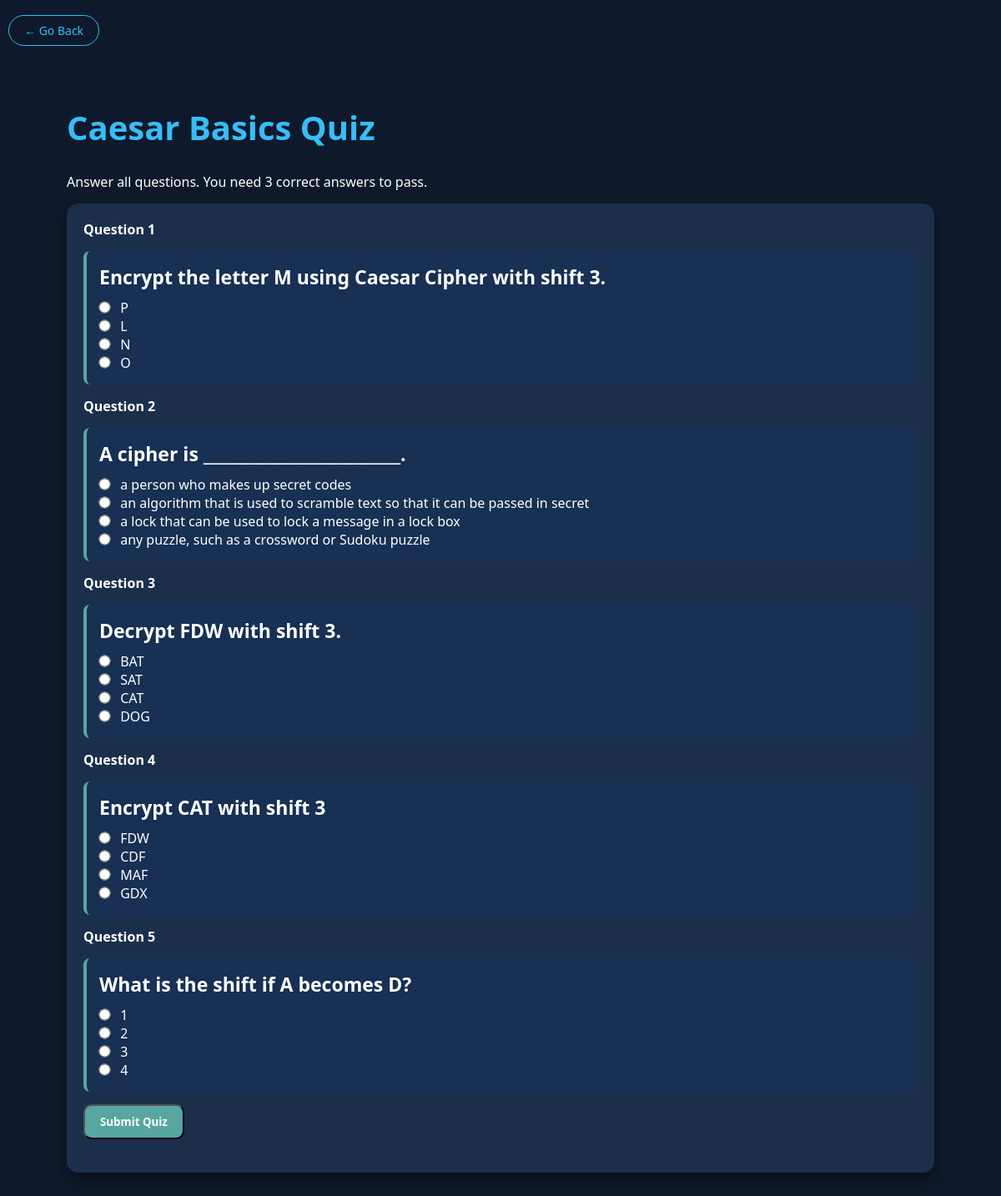
The app's page /quiz/1/ (signed in) with its own data.
### accounts/models.py (models this page shows, shortened)
class Quiz(models.Model):
    LEVEL_CHOICES = [
        ('beginner', 'Beginner'),
        ('intermediate', 'Intermediate'),
        ('advanced', 'Advanced'),
    ]
    lesson = models.ForeignKey(Lesson, on_delete=models.CASCADE)
    title = models.CharField(max_length=200)
    level = models.CharField(max_length=20, choices=LEVEL_CHOICES)
    created_at = models.DateTimeField(auto_now_add=True)

class Question(models.Model):
    quiz = models.ForeignKey(Quiz, on_delete=models.CASCADE)
    text = models.TextField()
    option1 = models.CharField(max_length=200)
    option2 = models.CharField(max_length=200)
    option3 = models.CharField(max_length=200)
    option4 = models.CharField(max_length=200)
    correct_answer = models.IntegerField()

### accounts/views.py (the view, shortened to what this page needs)
# urls.py: path("quiz/<int:quiz_id>/", views.take_quiz, name="take_quiz"),
@login_required
def take_quiz(request, quiz_id):
    quiz = get_object_or_404(Quiz, id=quiz_id)
    if request.method == "GET":
        all_questions = Question.objects.filter(quiz=quiz)
        questions = random.sample(list(all_questions), min(5, all_questions.count()))
        request.session['quiz_questions'] = [q.id for q in questions]
    else:
        question_ids = request.session.get('quiz_questions', [])
        questions = Question.objects.filter(id__in=question_ids)
    return render(request, "quiz/take_quiz.html", {
        "quiz": quiz,
        "questions": questions
    })

### accounts/templates/quiz/take_quiz.html (shortened to what this page needs)
{% load static %}
<!DOCTYPE html>
<html>
<head>
    <link rel="stylesheet" href="{% static 'css/styles.css' %}">
</head>
<body>
    <br>
<div class="back-wrapper">
    <button class="back-btn" onclick="history.back()">
    ← Go Back
</button>
</div>
<div class="container">
    <h1>{{ quiz.title }}</h1>
    <p>Answer all questions. You need 3 correct answers to pass.</p>
    <div class="card">
        <form method="post">
            {% for question in questions %}
             <h4>Question {{ forloop.counter }}</h4>
                <div class="box">
                    <h3>{{ question.text }}</h3>
                    <label>
                        <input type="radio" name="{{ question.id }}" value="1">
                        {{ question.option1 }}
                    </label><br>
                    <label>
                        <input type="radio" name="{{ question.id }}" value="2">
                        {{ question.option2 }}
                    </label><br>
                    <label>
                        <input type="radio" name="{{ question.id }}" value="3">
                        {{ question.option3 }}
                    </label><br>
                    <label>
                        <input type="radio" name="{{ question.id }}" value="4">
                        {{ question.option4 }}
                    </label>
                </div>
            {% endfor %}
            <div class="button-row">
                <button type="submit" class="btn">Submit Quiz</button>
            </div>
        </form>
    </div>
</div>
</body>
</html>

### static/css/styles.css (style rules this page uses)
* { margin: 0; padding: 0; box-sizing: border-box; font-family: 'Segoe UI', Tahoma, sans-serif; }
body { font-family:'Montserrat', sans-serif; background-color: #0e1a2b; margin: 0; padding: 0; color: white; }
.container { max-width: 1100px; margin: auto; padding: 30px; }
h1 { font-size: 40px; margin-bottom: 20px; color: #38bdf8; }
h3 { font-size:23px; margin-bottom: 8px; }
.card { background: #1c2f4a; border-radius: 14px; padding: 20px; margin-bottom: 20px; box-shadow: 0 10px 25px rgba(0,0,0,0.4); transition: 0.3s; }
.btn { display: inline-block; padding: 10px 18px; background: #57A6A1; color: white; border-radius: 10px; text-decoration: none; font-weight: 600; transition: 0.3s; }
.box { background: #173053; border-left: 4px solid #57A6A1; padding: 15px; border-radius: 8px; margin: 15px 0; color: white; }
p { margin-bottom: 12px; line-height: 1.7; }
h1 { margin-bottom: 25px; }
h3 { margin-bottom: 10px; }
.button-row { margin-bottom: 20px; }
input[type="radio"] { accent-color: #57A6A1; margin-right: 8px; transform: scale(1.1); }
.back-btn { background: transparent; color: #38bdf8; border: 1px solid #38bdf8; padding: 8px 18px; border-radius: 30px; cursor: pointer; font-size: 14px; transition: 0.3s ease; margin-bottom: 20px; text-decoration: none; }
.back-wrapper { margin-left: 10px; margin-bottom: 20px; }

### records on screen
Quiz: title "Caesar Basics Quiz"
Question: text "Encrypt the letter M using Caesar Cipher with shift 3.", option1 "P", option2 "L", option3 "N", option4 "O"
Question: text "A cipher is _________________________.", option1 "a person who makes up secret codes", option2 "an algorithm that is used to scramble text so that it can be passed in secret", option3 "a lock that can be used to lock a message in a lock box", option4 "any puzzle, such as a crossword or Sudoku puzzle"
Question: text "Decrypt FDW with shift 3.", option1 "BAT", option2 "SAT", option3 "CAT", option4 "DOG"
Question: text "Encrypt CAT with shift 3", option1 "FDW", option2 "CDF", option3 "MAF", option4 "GDX"
Question: text "What is the shift if A becomes D?", option1 "1", option2 "2", option3 "3", option4 "4"
